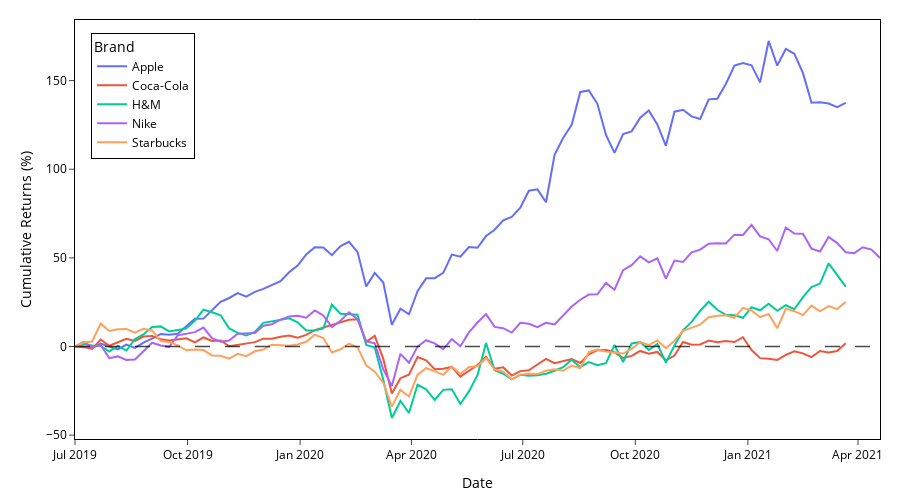

Notebook code cell kept with this figure:
### Code cell
fig = px.line(df_stocks_weeks, x="Date", y="cumulative_returns", color="Brand",
              # symbol = "Brand",
              )
fig.update_layout(margin=dict(l=75, r=20, t=20, b=20),
                  template= "simple_white",height=500, width=900, xaxis_title="Date", yaxis_title="Cumulative Returns (%)",
                  legend=dict(
                  yanchor="top",
                  y=0.97,
                  xanchor="left",
                  x=0.02,
                  bordercolor="Black",
                  borderwidth=1,),
                  yaxis_title_standoff = 10,
                  font=dict(size=12, color="black"),
)
fig.update_xaxes(showline=True,  linecolor='black', mirror=True)
fig.update_yaxes(showline=True,  linecolor='black', mirror=True)
# Add custom markers for each brand
# fig.update_traces(mode="lines", line=dict(width=2.5, color="DarkSlateGrey",dash = "dot"), selector=dict(legendgroup="Nike"))
#  ['solid', 'dot', 'dash', 'longdash', 'dashdot', 'longdashdot']
fig.add_hline(y=0, line_width=1.5, line_dash="longdash", line_color="black",opacity=0.7)


fig.show(config=config)
